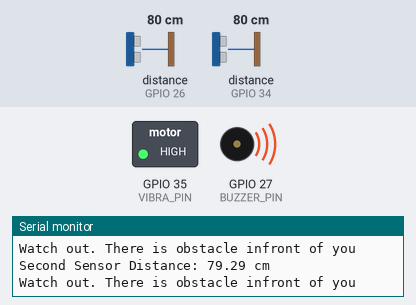
This program was run on a simulated ESP32. On the bench: switched loads named in the program (green lamp = pin HIGH), buzzer (waves = sounding, pin HIGH), the last lines printed to the serial monitor. Wiring (inferred from the names in the program): 2 × ultrasonic range finder: trigger GPIO 25, echo GPIO 26 / trigger GPIO 33, echo GPIO 34. Dashed ring = blinking. The test bench sets the inputs (shaded band); at power-on: distance to the obstacle (sensors on GPIO 26, GPIO 34) 80 cm. The echo pulse lasts 58.3 µs per cm; pins used as bus, display or sensor lines are not drawn.

Above: at 1.9 s.
2.0 s: distance to the obstacle (sensor on GPIO 26) set to 95 cm
3.5 s: distance to the obstacle (sensor on GPIO 26) set to 103 cm
At 5.0 s:
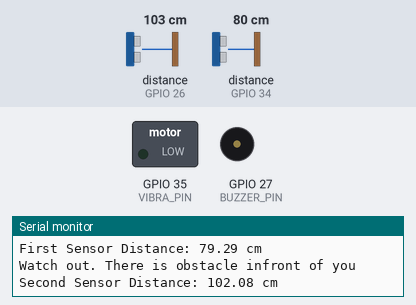
5.9 s: distance to the obstacle (sensor on GPIO 26) set to 2 cm
At 7.2 s:
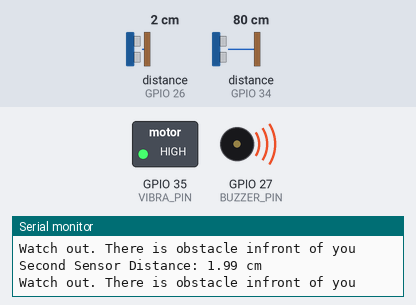
8.0 s: distance to the obstacle (sensor on GPIO 26) set to 120 cm
At 9.4 s:
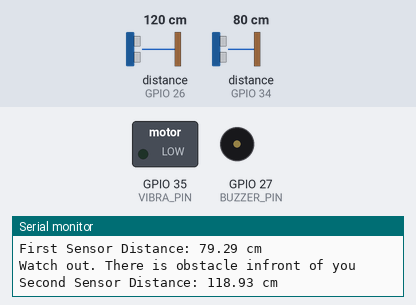
Timing chart, 0 to 11.3 s (numbered marks = the images above; inputs shaded):
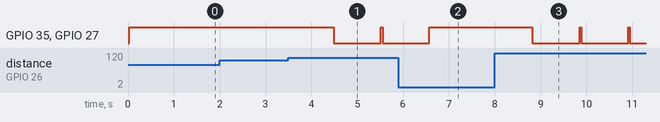

Measured:
- the behaviour switches between 100 and 101 cm on distance to the obstacle (sensor on GPIO 26) (found by bisection; images 0 and 1)
- after the input at 3.5 s, GPIO 35 (VIBRA_PIN), GPIO 27 (BUZZER_PIN): HIGH → LOW after 0.99 s, → HIGH 1.0 s later, → LOW 0.04 s later
- after the input at 5.9 s, GPIO 35 (VIBRA_PIN), GPIO 27 (BUZZER_PIN): goes on until 6.6 s, then stays HIGH
- after the input at 8.0 s, GPIO 35 (VIBRA_PIN), GPIO 27 (BUZZER_PIN): alternates HIGH for 0.04 s and LOW for 1.0 s, starting after 0.82 s

The program:

main.cpp
```cpp
#include <Arduino.h>

#define TRIGGER1_PIN 33
#define ECHO1_PIN 34
#define TRIGGER2_PIN 25
#define ECHO2_PIN 26
#define BUZZER_PIN 27
#define VIBRA_PIN 35

float distance1 = 0;
float distance2 = 0;

float jsnsr04tRead(int trigPin, int echoPin);
void alertCheck(float range);

void setup() {
  // put your setup code here, to run once:
  Serial.begin(9600);

  pinMode(BUZZER_PIN, OUTPUT);
  pinMode(VIBRA_PIN, OUTPUT);
  pinMode(TRIGGER1_PIN, OUTPUT);
  pinMode(ECHO1_PIN, INPUT);
  pinMode(TRIGGER2_PIN, OUTPUT);
  pinMode(ECHO2_PIN, INPUT);
}

void loop() {
  // put your main code here, to run repeatedly:
  distance1 = jsnsr04tRead(TRIGGER1_PIN, ECHO1_PIN);
  distance2 = jsnsr04tRead(TRIGGER2_PIN, ECHO2_PIN);

  if (distance1 != 0.00) {
    Serial.println("First Sensor Distance: " + String(distance1) + " cm");
    // Trigger buzzer dan vibration motor
    alertCheck(distance1);
  }

  if (distance2 != 0.00) {
    Serial.println("Second Sensor Distance: " + String(distance2) + " cm");
    // Trigger buzzer dan vibration motor
    alertCheck(distance2);
  }

  delay(1000);
}

float jsnsr04tRead(int trigPin, int echoPin) {
  float result;
  long duration = 0;

  digitalWrite(trigPin, LOW);
  delayMicroseconds(5);
  digitalWrite(trigPin, HIGH);
  delayMicroseconds(10);
  digitalWrite(trigPin, LOW);

  duration = pulseIn(echoPin, HIGH);
  result = (float)duration * 0.034 / 2;

  return result;
}

void alertCheck(float range) {
  if (range < 100.00) {
    Serial.println("Watch out. There is obstacle infront of you");
    digitalWrite(BUZZER_PIN, HIGH);
    digitalWrite(VIBRA_PIN, HIGH);
  } else {
    digitalWrite(BUZZER_PIN, LOW);
    digitalWrite(VIBRA_PIN, LOW);
  }
}
```
